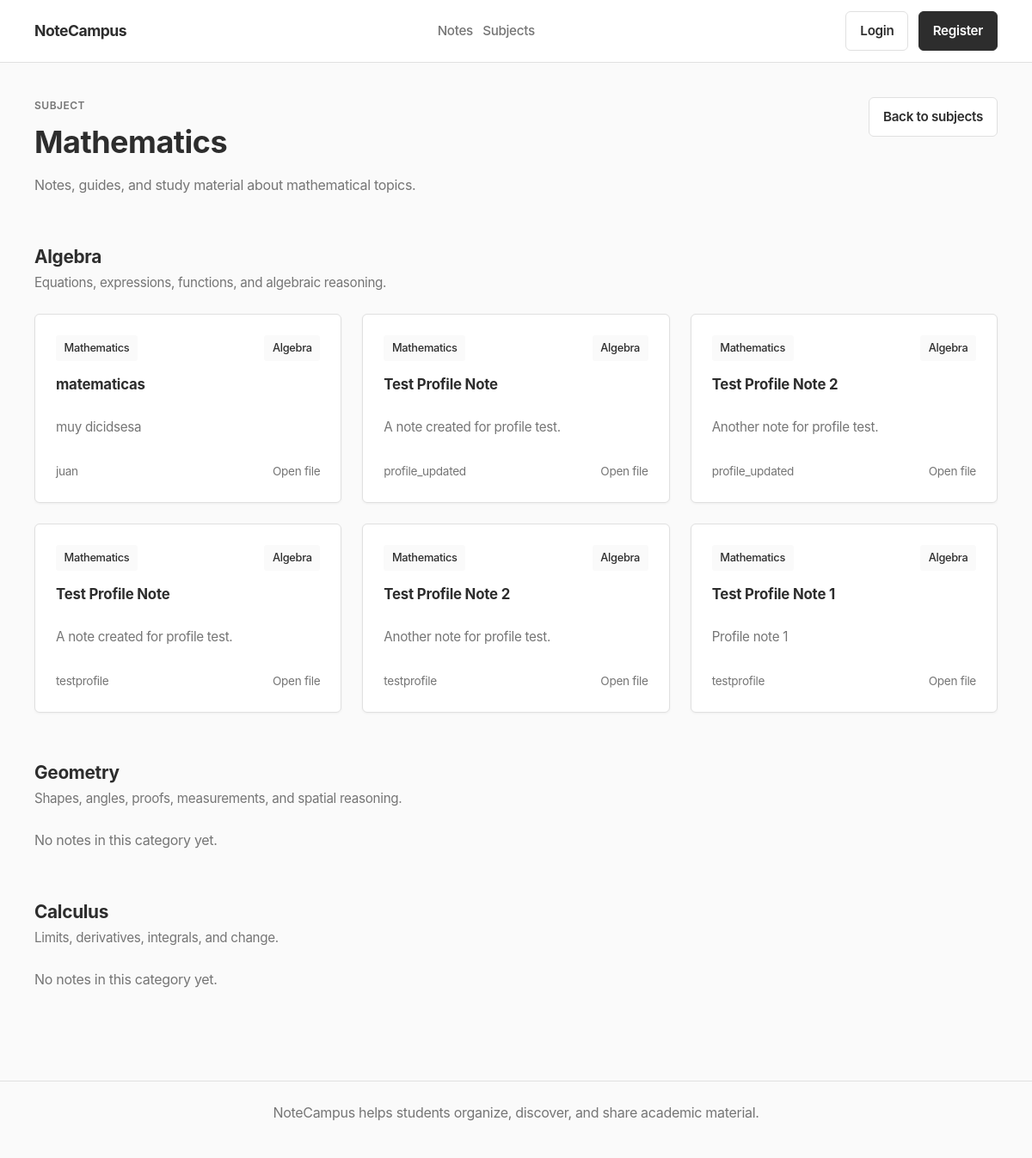
/subjects/1, run on the app's committed database.
### app/models/subject.py (models this page shows, shortened)
class Subject(db.Model):
    __tablename__ = "subjects"
    id = db.Column(db.Integer, primary_key=True)
    name = db.Column(
        db.String(100),
        unique=True,
        nullable=False
    )
    description = db.Column(
        db.Text,
        nullable=False
    )
    categories = db.relationship(
        "Category",
        backref="subject",
        lazy=True,
        cascade="all, delete-orphan"
    )
    notes = db.relationship(
        "Note",
        backref="subject",
        lazy=True
    )

### app/models/category.py (models this page shows, shortened)
class Category(db.Model):
    __tablename__ = "categories"
    id = db.Column(db.Integer, primary_key=True)
    name = db.Column(
        db.String(100),
        nullable=False
    )
    description = db.Column(
        db.Text,
        nullable=False
    )
    subject_id = db.Column(
        db.Integer,
        db.ForeignKey("subjects.id"),
        nullable=False
    )
    notes = db.relationship(
        "Note",
        backref="category",
        lazy=True
    )
    __table_args__ = (
        db.UniqueConstraint(
            "name",
            "subject_id",
            name="uq_category_name_subject"
        ),
    )

### app/models/note.py (models this page shows, shortened)
class Note(db.Model):
    __tablename__ = "notes"
    id = db.Column(db.Integer, primary_key=True)
    title = db.Column(
        db.String(150),
        nullable=False
    )
    description = db.Column(
        db.Text,
        nullable=False
    )
    file_url = db.Column(
        db.String(255),
        nullable=False
    )
    user_id = db.Column(
        db.Integer,
        db.ForeignKey("users.id"),
        nullable=False
    )
    subject_id = db.Column(
        db.Integer,
        db.ForeignKey("subjects.id"),
        nullable=False
    )
    category_id = db.Column(
        db.Integer,
        db.ForeignKey("categories.id"),
        nullable=False
    )
    created_at = db.Column(
        db.DateTime,
        server_default=db.func.now()
    )

### app/models/user.py (models this page shows, shortened)
class User(db.Model, UserMixin):
    __tablename__ = "users"
    id = db.Column(db.Integer, primary_key=True)
    username = db.Column(
        db.String(50),
        unique=True,
        nullable=False
    )
    email = db.Column(
        db.String(120),
        unique=True,
        nullable=False
    )
    password = db.Column(
        db.String(255),
        nullable=False
    )
    created_at = db.Column(
        db.DateTime,
        server_default=db.func.now()
    )
    notes = db.relationship(
        "Note",
        backref="author",
        lazy=True
    )

### app/routes/subjects.py (the view)
@subjects.route("/subjects/<int:subject_id>")
def subject_detail(subject_id):
    subject = Subject.query.get_or_404(subject_id)
    return render_template(
        "subject_detail.html",
        subject=subject
    )

### app/templates/subject_detail.html (shortened to what this page needs)
{% extends "base.html" %}
{% block content %}
    <section class="page-heading">
        <div>
            <p class="eyebrow">Subject</p>
            <h1>{{ subject.name }}</h1>
            <p class="muted">{{ subject.description }}</p>
        </div>
        <a class="button button-secondary" href="{{ url_for('subjects.list_subjects') }}">Back to subjects</a>
    </section>
    {% if subject.categories %}
        {% for category in subject.categories %}
            <section class="category-block">
                <div class="section-title">
                    <h2>
                        <a href="{{ url_for('subjects.category_detail', category_id=category.id) }}">
                            {{ category.name }}
                        </a>
                    </h2>
                    <p>{{ category.description }}</p>
                </div>
                {% if category.notes %}
                    <div class="grid grid-3">
                        {% for note in category.notes %}
                            <article class="note-card">
                                <div class="card-meta">
                                    <span>{{ note.subject.name }}</span>
                                    <span>{{ note.category.name }}</span>
                                </div>
                                <h3>
                                    <a href="{{ url_for('notes.note_detail', note_id=note.id) }}">
                                        {{ note.title }}
                                    </a>
                                </h3>
                                <p>{{ note.description }}</p>
                                <div class="card-footer">
                                    <span>{{ note.author.username }}</span>
                                    <a href="{{ note.file_url }}" target="_blank">Open file</a>
                                </div>
                            </article>
                        {% endfor %}
                    </div>
                {% else %}
                    <p class="muted">No notes in this category yet.</p>
                {% endif %}
            </section>
        {% endfor %}
    {% else %}
        <div class="empty-state">
            <h2>No categories yet</h2>
            <p>This subject does not have categories yet.</p>
        </div>
    {% endif %}
{% endblock %}

### app/static/css/main.css (style rules this page uses)
:root { --color-bg: #fafafa; --color-surface: #ffffff; --color-ink: #2d2d2d; --color-muted: #757575; --color-border: #e0e0e0; --color-primary: #2d2d2d; --color-primary-dark: #1a1a1a; --color-accent: #0066cc; --color-accent-hover: #0052a3; --color-danger: #d32f2f; --shadow-minimal: 0 1px 3px rgba(0, 0, 0, 0.05); --radius: 6px; --space-xs: 0.35rem; --space-sm: 0.7rem; --space-md: 1rem; --space-lg: 1.5rem; --space-xl: 2.5rem; --space-2xl: 4rem; --font-body: -apple-system, BlinkMacSystemFont, "Segoe UI", Roboto, "Helvetica Neue", sans-serif; }
* { box-sizing: border-box; }
body { margin: 0; min-height: 100vh; background: var(--color-bg); color: var(--color-ink); font-family: var(--font-body); line-height: 1.6; font-weight: 400; letter-spacing: -0.3px; }
a { color: inherit; text-decoration: none; }
h1, h2, h3, h4, p { margin-top: 0; }
h1 { font-size: clamp(1.75rem, 3vw, 2.5rem); line-height: 1.2; margin-bottom: var(--space-md); font-weight: 700; letter-spacing: -0.5px; }
h2 { font-size: 1.3rem; line-height: 1.3; font-weight: 700; letter-spacing: -0.3px; }
h3 { font-size: 1rem; font-weight: 700; letter-spacing: -0.2px; }
.eyebrow, .card-kicker { color: var(--color-muted); font-size: 0.75rem; font-weight: 600; letter-spacing: 0.5px; text-transform: uppercase; }
.muted { color: var(--color-muted); }
.button { min-height: 40px; display: inline-flex; align-items: center; justify-content: center; border: 1px solid transparent; border-radius: var(--radius); padding: 0.6rem 1rem; font-weight: 600; font-size: 0.95rem; cursor: pointer; transition: all 0.2s; }
.button-secondary { background: var(--color-surface); border-color: var(--color-border); color: var(--color-primary); }
.page-heading { display: flex; align-items: flex-start; justify-content: space-between; gap: var(--space-lg); margin-bottom: var(--space-lg); }
.page-heading div:first-child { flex: 1; }
.section-title { margin-bottom: var(--space-lg); }
.section-title h2 { margin-bottom: 0.3rem; }
.section-title p { color: var(--color-muted); font-size: 0.95rem; margin: 0; }
.grid { display: grid; gap: var(--space-lg); }
.grid-3 { grid-template-columns: repeat(auto-fill, minmax(300px, 1fr)); }
.card, .note-card, .subject-card, .stat-card, .auth-panel, .form-card, .detail-sidebar, .empty-state { background: var(--color-surface); border: 1px solid var(--color-border); border-radius: var(--radius); box-shadow: var(--shadow-minimal); }
.card, .note-card, .subject-card, .empty-state { padding: var(--space-lg); }
.note-card, .subject-card { display: flex; min-height: 220px; flex-direction: column; justify-content: space-between; padding: var(--space-lg); }
.note-card h2, .note-card h3, .note-card h4, .subject-card h2 { margin-bottom: var(--space-sm); font-size: 1.05rem; }
.note-card p, .subject-card p, .card p { color: var(--color-muted); font-size: 0.95rem; line-height: 1.5; }
.card-meta, .card-footer, .card-actions { display: flex; align-items: center; justify-content: space-between; gap: var(--space-sm); color: var(--color-muted); font-size: 0.85rem; }
.card-meta span { padding: 0.3rem 0.6rem; border-radius: 3px; background: var(--color-bg); color: var(--color-primary); font-weight: 500; font-size: 0.8rem; }
.subject-band, .category-block { margin-bottom: var(--space-xl); }
.category-block { padding-top: var(--space-md); }

### data on the page
Subject: name "Mathematics", description "Notes, guides, and study material about mathematical topics."
Category: name "Algebra", description "Equations, expressions, functions, and algebraic reasoning."
Note: subject.name "Mathematics", category.name "Algebra", title "matematicas", description "muy dicidsesa", author.username "juan"
Note: subject.name "Mathematics", category.name "Algebra", title "Test Profile Note", description "A note created for profile test.", author.username "profile_updated"
Note: subject.name "Mathematics", category.name "Algebra", title "Test Profile Note 2", description "Another note for profile test.", author.username "profile_updated"
Note: subject.name "Mathematics", category.name "Algebra", title "Test Profile Note", description "A note created for profile test.", author.username "testprofile"
Note: subject.name "Mathematics", category.name "Algebra", title "Test Profile Note 2", description "Another note for profile test.", author.username "testprofile"
Note: subject.name "Mathematics", category.name "Algebra", title "Test Profile Note 1", description "Profile note 1", author.username "testprofile"
Category: name "Geometry", description "Shapes, angles, proofs, measurements, and spatial reasoning.", shows "No notes in this category yet."
Category: name "Calculus", description "Limits, derivatives, integrals, and change.", shows "No notes in this category yet."
